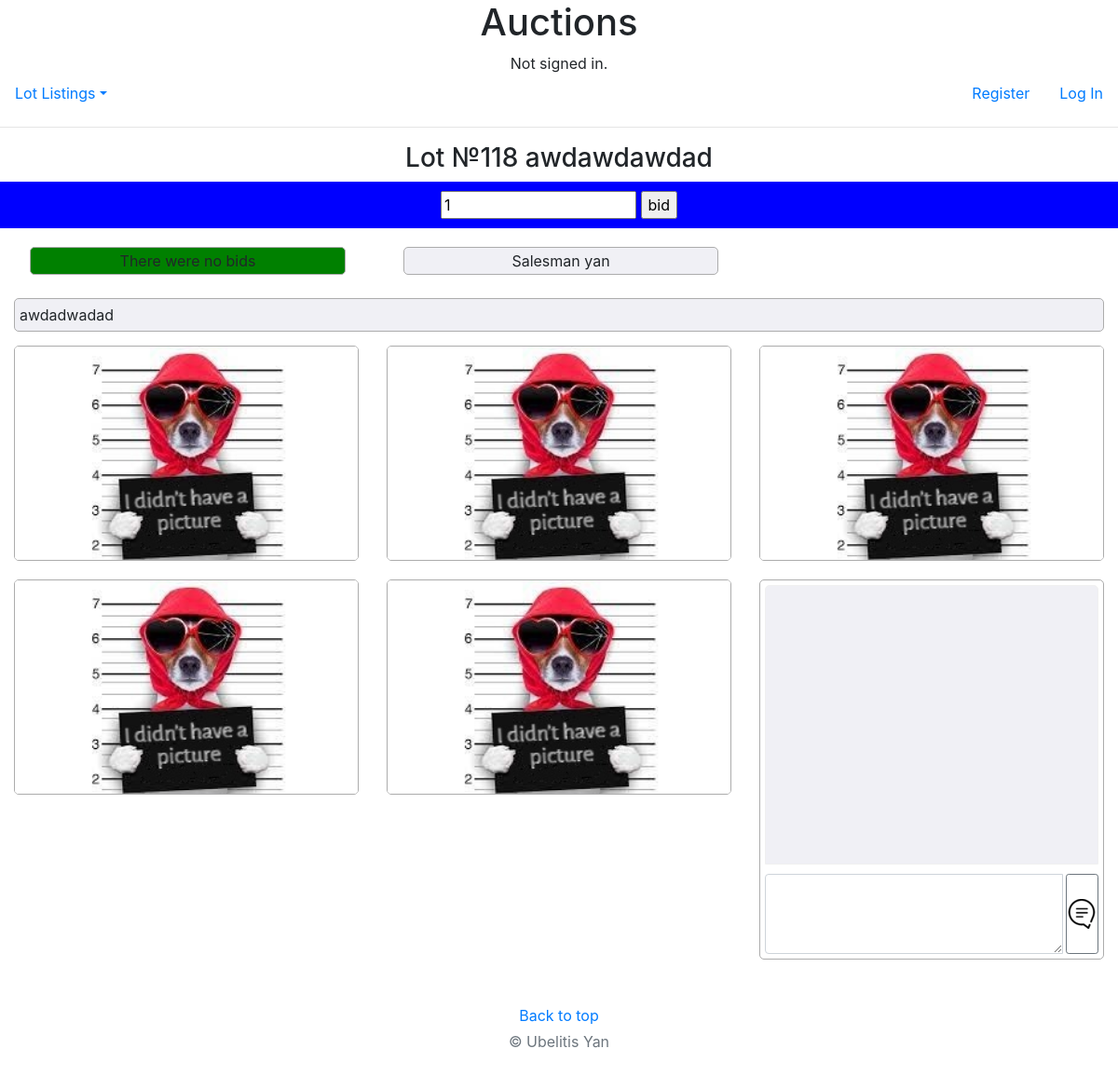
The app's page /118, older data.
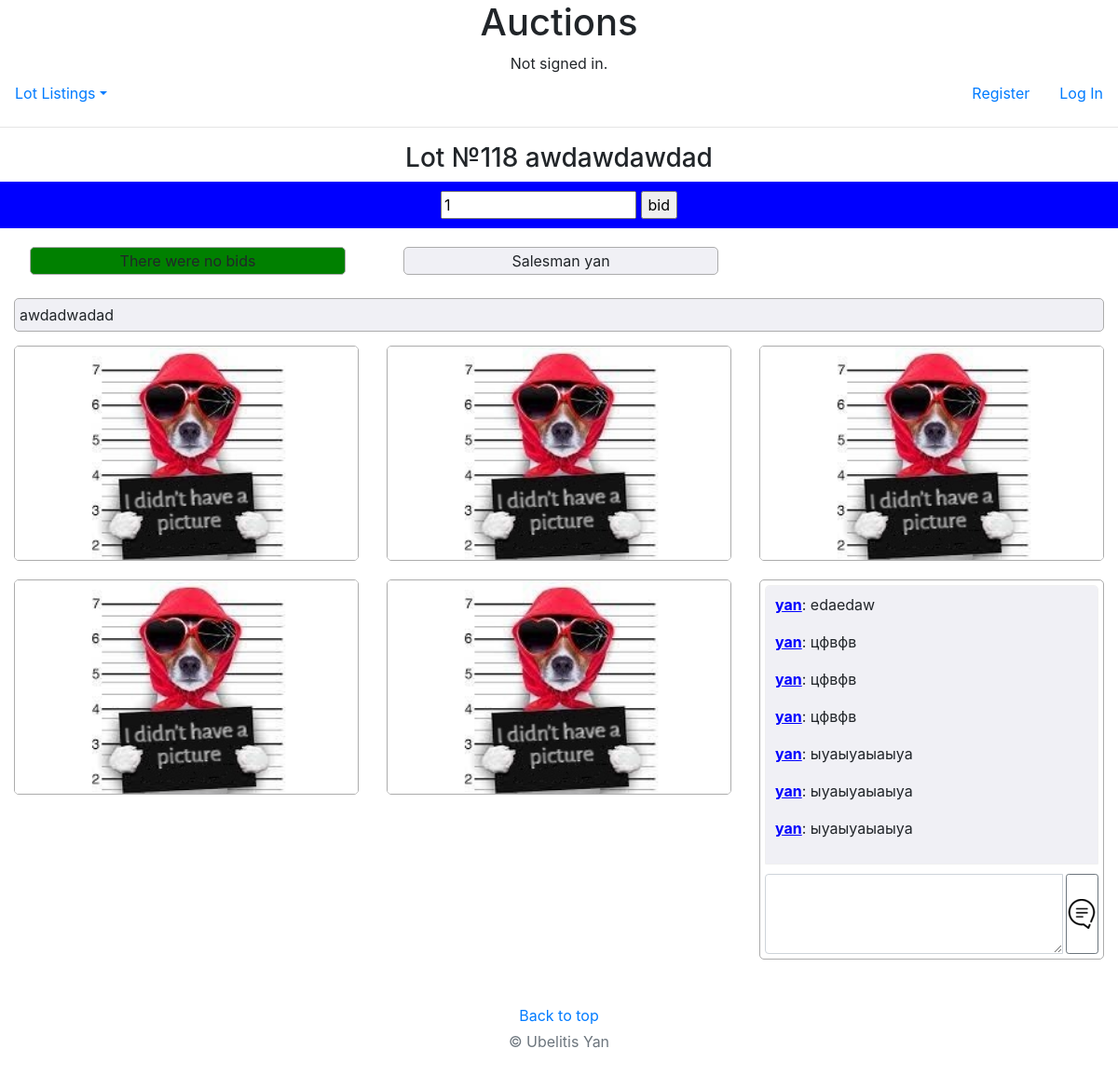
The same page, newer data.
### auctions/models.py (models this page shows)
class Lot(models.Model):
    lot_name = models.CharField(max_length=64)
    description = models.TextField()
    starting_price = price = models.IntegerField()
    price = models.ManyToManyField(Bid, blank=True, related_name="lotbid")
    picture = models.URLField(blank=True)
    category = models.ForeignKey(Category, on_delete=models.CASCADE, related_name="lotcategory")
    userLot = models.ForeignKey(User, on_delete=models.CASCADE, related_name="userLot")
    user_comit = models.ManyToManyField(Comit, blank=True, related_name="usercomit")
    time_lot = models.DateTimeField(default=datetime.now)
    time_sales = models.DateTimeField(default=datetime.now)
    sale = models.BooleanField(default=False)

class User(AbstractUser):
    pass

class Comit(models.Model):
    user = models.ForeignKey(User, on_delete=models.CASCADE, related_name="comituser")
    comit = models.TextField()

### auctions/views.py (the view, shortened to what this page needs)
# urls.py: path("<int:lot_id>", views.lot, name="lot"),
def lot(request, lot_id):
    lot = Lot.objects.filter(pk=int(lot_id)).first()
    if lot.price.first():
        min_value = int(lot.price.last().price) + 1
        initial = int(lot.price.last().price)
    else:
        min_value = int(lot.starting_price) + 1
        initial = int(lot.starting_price)
    class Bid_forms(forms.Form):
        bid = forms.IntegerField(label=False, min_value=min_value, max_value=99999999999999, initial=initial)
    class Comment_forms(forms.Form):
        comment = forms.CharField(label=False, widget=forms.Textarea(attrs={'rows': 3, 'cols': 40}))
        def __init__(self, *args, **kwargs):
            super(Comment_forms, self).__init__(*args, **kwargs)
            for visible in self.visible_fields():
                visible.field.widget.attrs['class'] = 'form-control'
    return render(request, "auctions/lot_page.html",
                  {"lot": lot, "form": Bid_forms, "comment_forms": Comment_forms, 'categories': Category.objects.all(),
                   't_Now': datetime.now()})

### auctions/templates/auctions/lot_page.html (shortened to what this page needs)
{% extends "auctions/layout.html" %}
{% load static %}
{% block body %}
<h3>Lot №{{lot.id}} {{lot.lot_name}}</h3>
{% if user.id != lot.userLot.id%}
    {% if not lot.price.all.last or lot.time_sales > t_Now %}
        <div class="sticky">
            <form action="{% url 'lot' lot.id %}" method="post">
                {{form}}
                <input type="submit" value="bid" translate="no">
            </form>
        </div>
    {% endif %}
{% endif %}
<div class="container" style="max-width: 1600px;">
    <div class="row row-cols-1 row-cols-lg-2 row-cols-xl-3 g-3">
        <div class="col">
            {% if lot.price.all.last %}
                {%if lot.time_sales >= t_Now %}
                    <p style="text-align: center; border: 1px solid #ACACAC; border-radius: 5px; margin: 10px 14px 2px 17px; padding: 2px; background-color: red;">
                        {{lot.time_sales|timeuntil}}
                        <nobr>before auction closes</nobr>
                    </p>
                {% else %}
<div class="dropdown-center">
                <a class="nav-link dropdown" data-bs-toggle="dropdown" aria-expanded="false">
                    <div class="dropdown" style="width: 100%; display: flex; flex-direction: row; justify-content: center   ; border: 1px solid #ACACAC; border-radius: 5px; margin: 2px; padding: 2px; background-color: yellow;">
                        Sold to {{lot.price.all.last.user}}
                    </div>
                </a>
                <ul class="dropdown-menu">
                    {% if user.id == lot.userLot.id%}
                        <li class="dropdown-item" translate="no">{{lot.price.all.last.user.email}}</li>
                    {%else%}
                        <p>Contact information is available only to the seller</p>
                    {%endif%}
                </ul>
            </div>
                {% endif %}
            {% else %}
            <p style="text-align: center; border: 1px solid #ACACAC; border-radius: 5px; margin: 10px 14px 2px 17px; padding: 2px; background-color: green;">
                There were no bids
            </p>
            {% endif %}
        </div>
        <div class="col">
            <div class="dropdown-center">
                <a class="nav-link dropdown" data-bs-toggle="dropdown" aria-expanded="false">
                    <div class="dropdown" style="width: 100%; display: flex; flex-direction: row; justify-content: space-between; border: 1px solid #ACACAC; border-radius: 5px; margin: 2px; padding: 2px; background-color: rgb(240, 240, 245);">
                        {% if user.id == lot.userLot.id%}
                            {%if lot.price.all.last.price %}
                                <div style="display: inline-block; margin-left: auto; margin-right: auto;">
                                    <sup style="font-size:10px; text-decoration: underline;color: blue;">Total bets</sup>
                                    {{lot.price.count}}
                                </div>
                                <div style="display: inline-block; margin-left: auto; margin-right: auto;">
                                    <sup style="font-size:10px; text-decoration: underline;color: blue;">Last bid</sup>
                                    {{lot.price.all.last.price}}$ {{lot.price.all.last.user}}
                                </div>
                            {% else %}
                                <div style="margin-left: auto; margin-right: auto;">
                                    Starting price: {{lot.starting_price}}$
                                </div>
                            {% endif %}
                        {% else %}
                            <div style="margin-left: auto; margin-right: auto;">
                                Salesman {{lot.userLot}}
                            </div>
                        {% endif %}
                    </div>
                </a>
            </div>
        </div>
    </div>
</div>
<p style="text-align: left; border: 1px solid #ACACAC; border-radius: 5px; margin: 15px; padding: 5px; background-color: rgb(240, 240, 245);">
    {{lot.description}}
</p>
<div class="container" style="max-width: 1600px;">
    <div class="row row-cols-1 row-cols-lg-2 row-cols-xl-3 g-3">
        <div class="col" style="margin-bottom: 20px">
            {%if not lot.picture %}
                <img class="card-img-top" style="border: 1px solid #ACACAC; border-radius: 5px;" src="{% static 'auctions/css/image/no_picture.jpg' %}">
            {% else %}
                <img class="card-img-top" style="border: 1px solid #ACACAC; border-radius: 5px;" src="{{lot.picture}}">
            {%endif%}
        </div>
        <div class="col" style="margin-bottom: 20px">
            {%if not lot.picture %}
                <img class="card-img-top" style="border: 1px solid #ACACAC; border-radius: 5px;" src="{% static 'auctions/css/image/no_picture.jpg' %}">
            {% else %}
                <img class="card-img-top" style="border: 1px solid #ACACAC; border-radius: 5px;" src="{{lot.picture}}">
            {%endif%}
        </div>
        <div class="col" style="margin-bottom: 20px">
            {%if not lot.picture %}
                <img class="card-img-top" style="border: 1px solid #ACACAC; border-radius: 5px;" src="{% static 'auctions/css/image/no_picture.jpg' %}">
            {% else %}
                <img class="card-img-top" style="border: 1px solid #ACACAC; border-radius: 5px;" src="{{lot.picture}}">
            {%endif%}
        </div>
        <div class="col" style="margin-bottom: 20px">
            {%if not lot.picture %}
                <img class="card-img-top" style="border: 1px solid #ACACAC; border-radius: 5px;" src="{% static 'auctions/css/image/no_picture.jpg' %}">
            {% else %}
                <img class="card-img-top" style="border: 1px solid #ACACAC; border-radius: 5px;" src="{{lot.picture}}">
            {%endif%}
        </div>
        <div class="col" style="margin-bottom: 20px">
            {%if not lot.picture %}
                <img class="card-img-top" style="border: 1px solid #ACACAC; border-radius: 5px;" src="{% static 'auctions/css/image/no_picture.jpg' %}">
            {% else %}
                <img class="card-img-top" style="border: 1px solid #ACACAC; border-radius: 5px;" src="{{lot.picture}}">
            {%endif%}
        </div>
        <div class="col">
            <div style="border: 1px solid #ACACAC; border-radius: 5px;">
                <div id="scrol" style=" margin: 5px; border: 1px solid rgb(240, 240, 240); border-top-left-radius: 5px; border-top-right-radius: 5px; height: 300px; background-color: rgb(240, 240, 245); padding: 10px; overflow-x: hidden; overflow-y: scroll;">
                    {% for c_t in lot.user_comit.all %}
                        <p style="text-align: left;">
                            <span style="color:blue; font-weight:bold; text-decoration: underline;">{{c_t.user}}</span>: {{c_t.comit}}
                        </p>
                    {% endfor %}
                </div>
                <div style="padding:5px;">
                    <form action="{% url 'lot' lot.id %}" method="post">
                        <div class="input-group">
                            {{comment_forms}}
                            <input id="chat" class="btn btn-sm btn-outline-secondary" type="submit" value="">
                        </div>
                    </form>
                </div>
            </div>
        </div>
    </div>
</div>
<footer class="text-muted py-5">
    <div class="container">
        <p class="float-end mb-1">
            <a href="#">Back to top</a>
        </p>
        <p class="mb-1"> &copy; Ubelitis Yan </p>
    </div>
</footer>
{% endblock %}

### auctions/templates/auctions/layout.html (shortened to what this page needs)
{% load static %}
<!DOCTYPE html>
<html lang="en">
    <head>
        <link rel="stylesheet" href="https://stackpath.bootstrapcdn.com/bootstrap/4.4.1/css/bootstrap.min.css">
        <link href="{% static 'auctions/css/styles.css' %}" rel="stylesheet">
    </head>
    <header>
        <h1>Auctions</h1>
        <div>
            {% if user.is_authenticated %}
                Place your bets sir <strong translate="no" > {{ user.username }}</strong>.
            {% else %}
                Not signed in.
            {% endif %}
        </div>
    <ul class="nav nav-pills">
      <li class="nav-item dropdown" style="z-index:99999999;">
        <a class="nav-link dropdown-toggle" data-bs-toggle="dropdown" href="{% url 'index' %}" role="button" aria-expanded="false">Lot Listings</a>
      </li>
                        {% if user.is_authenticated %}
      <li class="nav-item"  >
        <a class="nav-link" href="{% url 'create_lot' %}" >Add lot</a>
      </li>
      <div style="margin-left: auto;">
        <li  class="nav justify-content-end">
            <a class="nav-link" href="{% url 'logout' %}">Out</a>
        </li>
      </div>
                                {% else %}
      <div style="display: inline; margin-left: auto" >
        <li  class="nav justify-content-end">
            <a style="display: inline;" class="nav-link" href="{% url 'register' %}">Register</a>
            <a style="display: inline;" class="nav-link" href="{% url 'login' %}">Log In</a>
        </li>
      </div>
                          {% endif %}
    </ul>
    <hr>
</header>
        {% block body %}
        {% endblock %}
</html>

### auctions/static/auctions/css/styles.css (style rules this page uses)
div.sticky { background-color: blue; margin-bottom: 10px; padding: 10px; }
#chat { margin-left: 3px; background: url('image/say.png') no-repeat center left; padding-left:25px;" }

Row changes from the older to the newer data that the page shows:
added Comit: user "yan", comit "edaedaw"
added Comit: user "yan", comit "цфвфв"
added Comit: user "yan", comit "цфвфв"
added Comit: user "yan", comit "цфвфв"
added Comit: user "yan", comit "ыуаыуаыаыуа"
added Comit: user "yan", comit "ыуаыуаыаыуа"
added Comit: user "yan", comit "ыуаыуаыаыуа"
